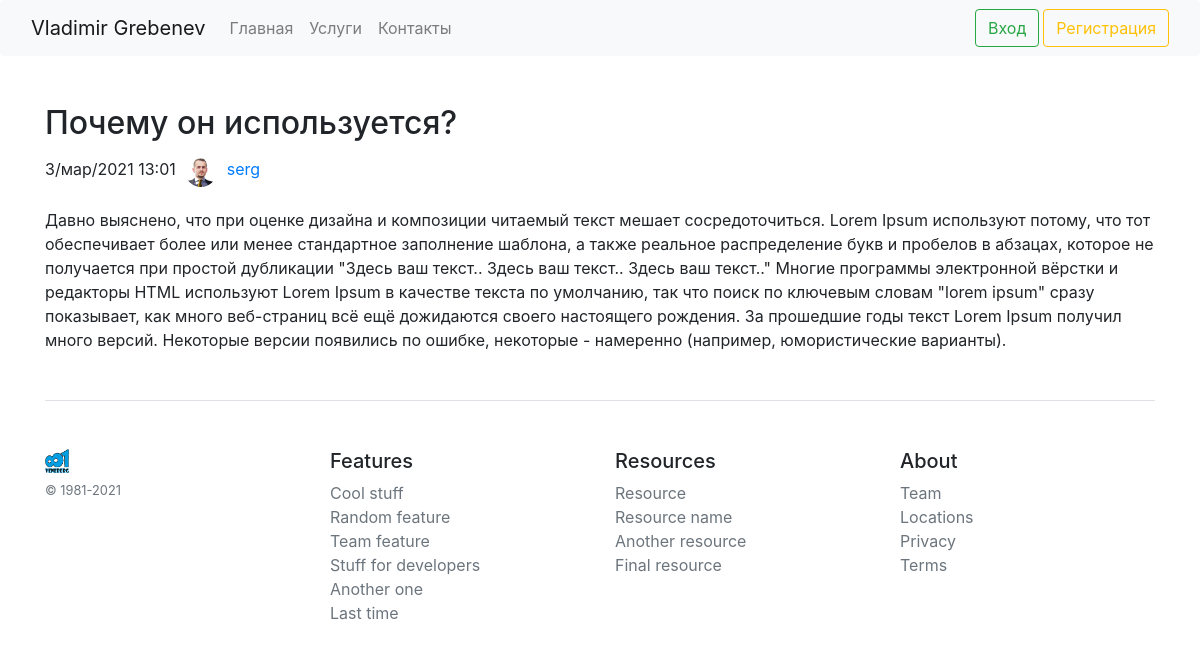
/news/6, run on the app's committed database.
### blog/models.py (models this page shows, shortened)
class News(models.Model):
    title = models.CharField('Название статьи', max_length=100, unique=True)
    text = models.TextField('Основной текст статьи')
    date = models.DateTimeField('Дата', default=timezone.now)
    auther = models.ForeignKey(User, verbose_name='Автор',
                               on_delete=models.CASCADE)
    views = models.IntegerField('Просмотры', default=1)
    news_categories = (
        ('Python', 'Python'),
        ('Django', 'Django'),
        ('Kivy', 'Kivy'),
        ('JavaScript', 'JavaScript'),
        ('HTML/CSS', 'HTML/CSS')
    )
    news_category = models.CharField('Рубрика', max_length=10,
                                     choices=news_categories, default='Python')
    image = models.ImageField('Обложка', default='blog/images/post-default.jpg')
    def __str__(self):
        return f'Новость: {self.title}'
    class Meta:
        verbose_name = 'Новость'
        verbose_name_plural = 'Новости'

### users/models.py (models this page shows, shortened)
class Profile(models.Model):
    user = models.OneToOneField(User, on_delete=models.CASCADE, verbose_name='Пользователь')
    img = models.ImageField('Фото пользователя', default='avatar_default.png', upload_to='user_images')
    telephone = models.CharField('Телефон', max_length=300, default='00000000000')
    gender = models.CharField('Пол', max_length=40, choices=GENDER_CHOICES, default='Мужчина')
    agreement = models.BooleanField('Согласие на отправку писем', default=True)
    class Meta:
        verbose_name = 'профайл'
        verbose_name_plural = 'профайлы'

### blog/views.py (the view)
# urls.py: path('news/<int:pk>', views.NewsDetailView.as_view(), name='news-detail'),
class NewsDetailView(DetailView):
    model = News
    template_name = 'blog/news_detail.html'
    def get_context_data(self, **kwargs):
        ctx = super(NewsDetailView, self).get_context_data(**kwargs)
        ctx['title'] = News.objects.get(pk=self.kwargs['pk'])
        return ctx

### blog/templates/blog/news_detail.html (shortened to what this page needs)
{% extends 'blog/base.html' %}
{% load static %}
{% block content %}
    <div class="blog-post">
        <h2 class="blog-post-title">{{ object.title }}</h2>
        <p class="blog-post-meta">{{ object.date|date:"j/b/Y G:i" }}
            <img src="{{ object.auther.profile.img.url }}" al
                 t="{{ object.auther }}"
                 class="user_images">
            <a href="{% url 'user-news' object.auther %}">{{ object.auther }}</a>
        </p>
        <p>{{ object.text|safe }}</p>
    </div>
{% endblock %}

### blog/static/blog/main.css (style rules this page uses)
body { background: white; }
.user_images { width: 32px; height: 32px; border-radius: 50%; margin: 5px; }

### data on the page
News: title "Почему он используется?", date "3/мар/2021 13:01", auther.profile.img (picture), auther "serg", text "Давно выяснено, что при оценке дизайна и композиции читаемый текст мешает сосредоточиться. Lorem Ipsum используют потому, что тот обеспечивает более или менее стандартное заполнение шаблона, а также реальное распределение букв и пробелов в абзацах, которое не получается при простой дубликации \"Здесь ваш текст.. Здесь ваш текст.. Здесь ваш текст..\" Многие программы электронной вёрстки и редакторы HTML используют Lorem Ipsum в качестве текста по умолчанию, так что поиск по ключевым словам \"lorem ipsum\" сразу показывает, как много веб-страниц всё ещё дожидаются своего настоящего рождения. За прошедшие годы текст Lorem Ipsum получил много версий. Некоторые версии появились по ошибке, некоторые…"
